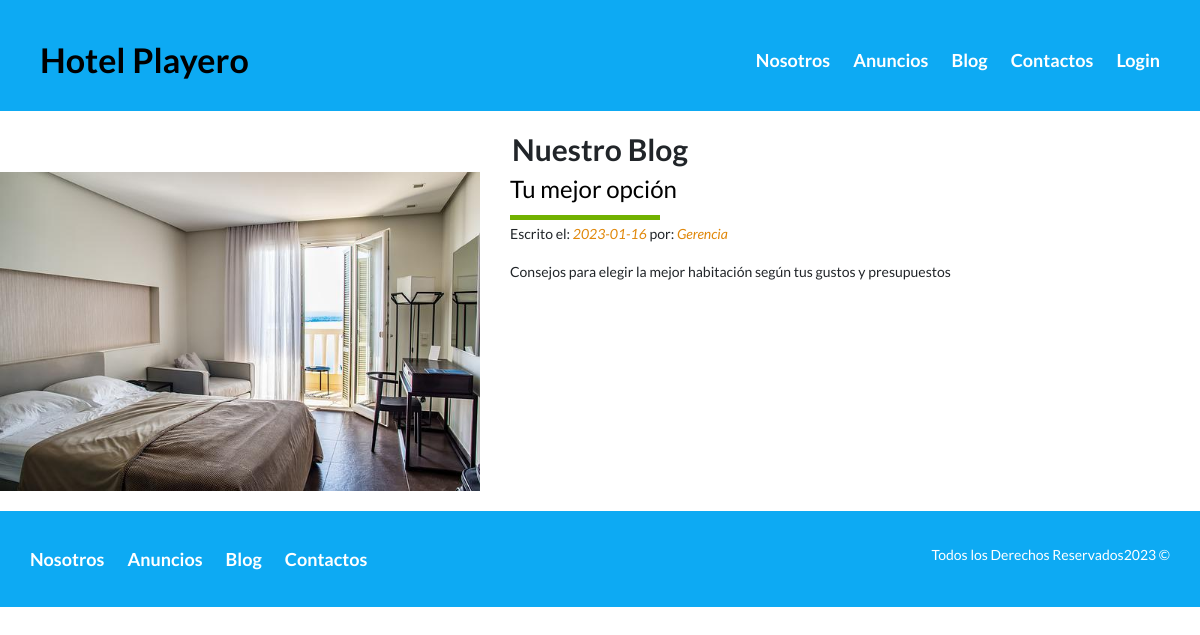
Screenshot of /blog/ with the database file from the repository.
### Hotel/models.py (models this page shows, shortened)
class Blog (models.Model):
    title = models.CharField(max_length=100, verbose_name="Titulo")
    date = models.DateField(verbose_name="Fecha")
    author = models.CharField(max_length=100, verbose_name="Autor")
    image = models.ImageField(verbose_name="Imagen", upload_to="blog")
    description = models.TextField(verbose_name="Descripcion")
    created = models.DateTimeField(auto_now_add=True, verbose_name="Fecha de Creacion")
    updated = models.DateTimeField(auto_now=True, verbose_name="Fecha de Modificacion")
    class Meta:
        verbose_name = 'Blog'
        verbose_name_plural = 'Blog'
        ordering = ["-created"]

### Hotel/views.py (the view)
# urls.py: path('blog/', blog.as_view(), name="blog"),
class blog(TemplateView):
    template_name = 'hotel/Blog.html'
    def get(selt, request):
        blog = Blog.objects.all()
        return render(request, selt.template_name, {'blog': blog})

### Hotel/templates/hotel/Blog.html (shortened to what this page needs)
{% extends 'core/base.html' %}
{% block header %}site-header{% endblock %}
{% block content %}
    <div class="contenedor section contenido-centrar">
        <section class="blog">
            <h3 class="centrar-texto fw-600">Nuestro Blog</h3>
            {% for blog in blog %}
                <article class="entrada-blog">
                    <div class="imagen">
                        <img src="{{blog.image.url}}" alt="Blog">
                    </div>
                    <div class="texto-entrada">
                        <a  href="{% url 'blogentrada' blog.title %}" onclick="getEmpId(this)" data-employee-id="{{forloop.counter}}">
                            <h4>{{blog.title}}</h4>
                        </a>
                        <p>Escrito el: <em>{{blog.date| date:'Y-m-d'}}</em> por: <em>{{blog.author}}</em></p>
                        <p>{{blog.description}}</p>
                    </div>
                </article>
            {% endfor %}
        </section>
    </div>
{% endblock %}

### core/static/core/Css/Estilo.css (style rules this page uses)
html { box-sizing: border-box; font-size: 62.5%; }
*, *:before, *:after { box-sizing: inherit; }
body { font-family: 'Lato', sans-serif; font-size: 1.6rem; line-height: 2; }
img { max-width: 100%; }
.contenedor { max-width: 120rem; margin: auto; }
h3 { font-size: 3rem; }
h4 { font-size: 2.4rem; }
p { font-size: 1.4rem; }
.section { margin-top: 2rem; margin-bottom: 2rem; }
.fw-600 { font-weight: 600; }
.centrar-texto { text-align: center; }
.entrada-blog:last-of-type { margin: 0; }
.entrada-blog .imagen { flex-basis: 40%; }
.entrada-blog .texto-entrada { flex-basis: calc(60% - 3rem); }
.texto-entrada a { color: black; text-decoration: none; }
.texto-entrada h4 { margin: 0; line-height: 1.4; }
.texto-entrada h4::after { content: ''; display: block; width: 15rem; height: 0.5rem; background-color: #71B100; margin-top: 1rem; }
.texto-entrada em { color: #E08709; }
@media (min-width: 970px) { .entrada-blog { display: flex; justify-content: space-between; margin-bottom: 2rem; } }

### rows the page displays
Blog: image (picture), title "Tu mejor opción", date "2023-01-16", author "Gerencia", description "Consejos para elegir la mejor habitación según tus gustos y presupuestos"
